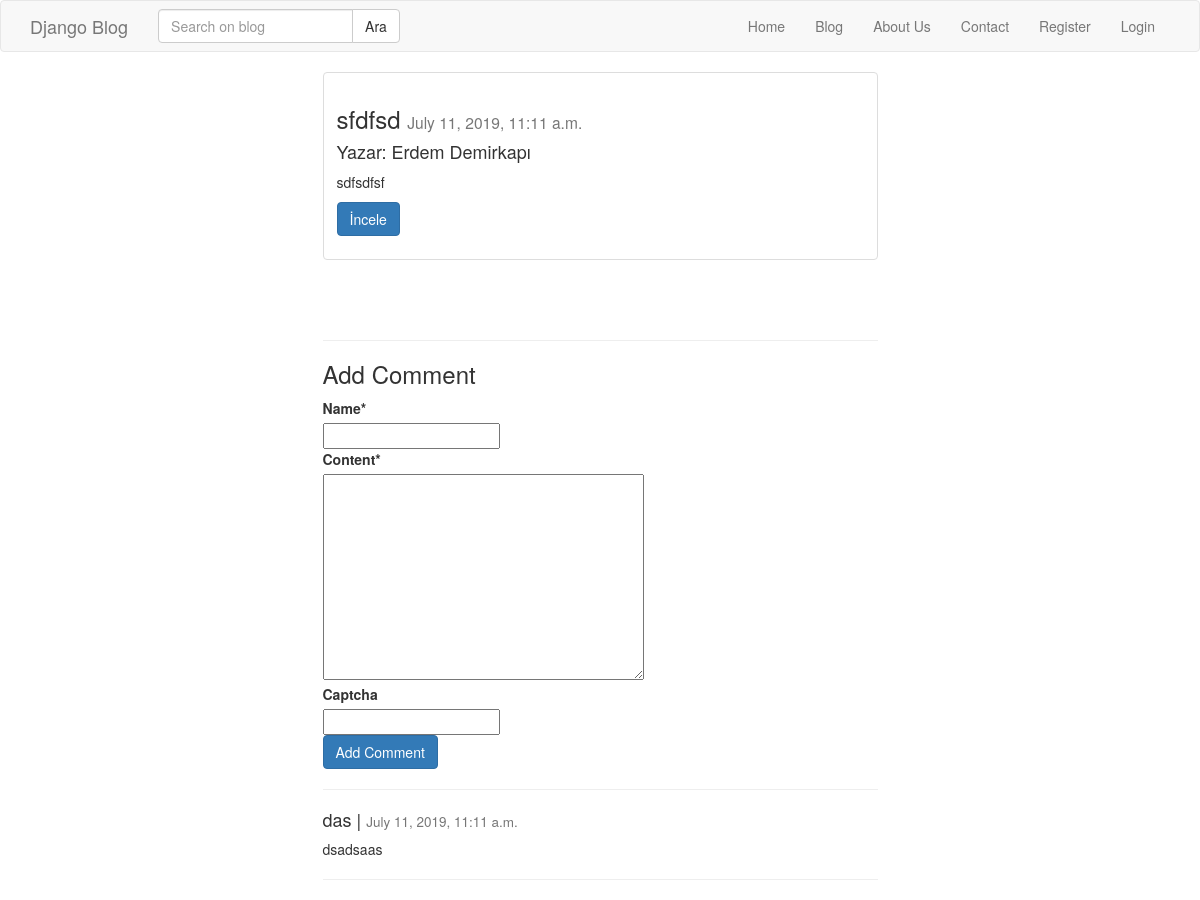
/post/sfdfsd/, run on the app's committed database.
### post/models.py (models this page shows, shortened)
class Post(models.Model):
    user = models.ForeignKey('auth.User', on_delete=models.CASCADE)
    title = models.CharField(max_length = 120)
    content = RichTextField()
    publishing_date = models.DateTimeField(auto_now_add = True)
    image = models.ImageField(null = True, blank = True)
    slug = models.SlugField(unique = True, editable = False, max_length = 130)
    def get_absolute_url(self):
        return reverse('post:detail', kwargs={'slug': self.slug})
    class Meta:
        ordering = ['-publishing_date', 'id']

class Comment(models.Model):
    name = models.CharField(max_length = 200)
    content = models.TextField()
    created_date = models.DateTimeField(auto_now_add=True)
    post = models.ForeignKey('post.Post', related_name = 'comments', on_delete = models.CASCADE)

### post/views.py (the view)
# urls.py: path('<str:slug>/', post_detail, name = 'detail'),
def post_detail(request, slug):
    post = get_object_or_404(Post, slug = slug)
    form = CommentForm(request.POST or None)
    if form.is_valid():
        comment = form.save(commit=False)
        comment.post = post
        comment.save()
        return HttpResponseRedirect(post.get_absolute_url())
    context = {
        'post': post,
        'form': form,
    }
    return render(request, 'post/detail.html', context)

### post/forms.py
class CommentForm(forms.ModelForm):
    captcha = ReCaptchaField()
    class Meta:
        model = Comment
        fields = [
            'name',
            'content',
        ]

### templates/post/detail.html (shortened to what this page needs)
{% extends 'base.html' %}
{% block body %}
<div class="container">
    <div class="row">
        <div class="col-md-6 col-md-offset-3">
            <div class="thumbnail">
                <div class="caption">
                    <h3>{{ post.title }} <small> {{ post.publishing_date }}</small> </h3>
                    <h4> Yazar: {{ post.user.get_full_name }} </h4>
                    <p>{{ post.content | safe | linebreaks}}</p>
                    <p>
                        <a href="{{ post.get_absolute_url }}" class="btn btn-primary" role="button">İncele</a>
                    </p>
                </div>
            </div>
            <br><br><hr>
            <h3>Add Comment</h3>
            {% include 'post/comment.html' %}
            <hr>
            {% for comment in post.comments.all %}
                <h4> {{ comment.name}} | <small>{{ comment.created_date }}</small></h4>
                <p> {{ comment.content | linebreaks }} </p>
                <hr>
            {% endfor %}
        </div>
    </div>
    </div>
{% endblock %}

### data on the page
Post: title "sfdfsd", publishing_date "July 11, 2019, 11:11 a.m.", user.get_full_name "Erdem Demirkapı", content "sdfsdfsf"
Comment: name "das", created_date "July 11, 2019, 11:11 a.m.", content "dsadsaas"
